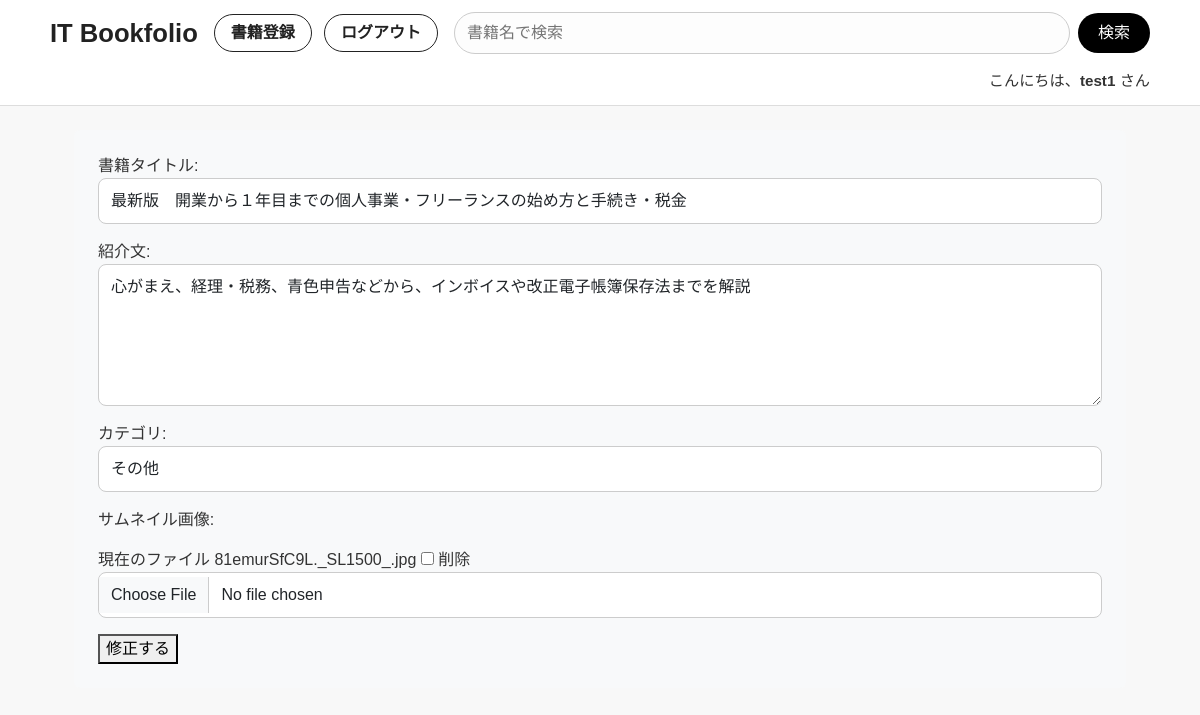
Screenshot of /book/60/update/ (signed in) with the database file from the repository.
### book/models.py (models this page shows, shortened)
class Book(models.Model):
    title = models.CharField(max_length=100)
    text = models.TextField()
    thumbnail = models.ImageField(null=True, blank=True)
    category = models.CharField(
        max_length=100,
        choices= CATEGORY
    )
    user = models.ForeignKey('auth.User', on_delete=models.CASCADE)

### book/views.py (the view, shortened to what this page needs)
# urls.py: path('book/<int:pk>/update/', views.UpdateBookView.as_view(), name='update-book'),
class UpdateBookView(LoginRequiredMixin, UpdateView):
    model = Book
    form_class = BookForm
    template_name = 'book/book_update.html'
    def get_object(self, queryset=None):
        obj = super().get_object(queryset)
        if obj.user != self.request.user:
            raise PermissionDenied
        return obj

### book/forms.py
class BookForm(forms.ModelForm):
    class Meta:
        model = Book
        fields = ("title", "text", "category", "thumbnail")
        labels = {
            "title": "書籍タイトル",
            "text": "紹介文",
            "category": "カテゴリ",
            "thumbnail": "サムネイル画像",
        }
        widgets = {
            "title": forms.TextInput(
                attrs={
                    "class": "form-control",
                    "placeholder": "例）達人に学ぶSQL徹底指南書",
                }
            ),
            "text": forms.Textarea(
                attrs={
                    "class": "form-control",
                    "rows": 5,
                    "placeholder": "書籍の概要やおすすめポイントを記入してください",
                }
            ),
            "category": forms.Select(
                attrs={
                    "class": "form-control",
                }
            ),
            "thumbnail": BookImageInput(
                attrs={
                    "class": "form-control",
                }
            ),
        }

### book/templates/book/book_update.html (shortened to what this page needs)
{% extends 'base.html' %}
{% block content %}
    <form method="post" enctype="multipart/form-data" class="p-4 m-4 bg-light rounded form-group">
        {{ form.as_p }}
        <button type="submit">修正する</button>
    </form>
{% endblock %}

### templates/base.html (shortened to what this page needs)
{% load static %}
<!doctype html>
<html lang="ja">
  <head>
    <link href="https://cdn.jsdelivr.net/npm/bootstrap@5.3.0/dist/css/bootstrap.min.css" rel="stylesheet">
    <link rel="stylesheet" type="text/css" href="{% static 'book/css/style.css' %}">
  </head>
  <body>
    <header class="site-header">
      {% if request.resolver_match %}
        {% if request.resolver_match.url_name == 'list-book' %}
          {% url 'book:list-book' as search_action %}
        {% elif request.resolver_match.url_name == 'index' %}
          {% url 'book:index' as search_action %}
        {% else %}
          {% url 'book:list-book' as search_action %}
        {% endif %}
      {% else %}
        {% url 'book:list-book' as search_action %}
      {% endif %}
      <div class="site-header__inner">
        <div class="site-header__brand">
          <a class="brand" href="{% url 'book:index' %}">IT Bookfolio</a>
        </div>
        <div class="site-header__actions">
          <a class="btn ghost site-header__create" href="{% url 'book:create-book' %}">書籍登録</a>
          {% if request.user.is_authenticated %}
            <form method="post" action="{% url 'accounts:logout' %}" class="site-header__logout">
              <button type="submit" class="btn ghost">ログアウト</button>
            </form>
          {% else %}
            <a class="btn ghost site-header__login" href="{% url 'accounts:login' %}">ログイン</a>
            <a class="btn primary site-header__signup" href="{% url 'accounts:signup' %}">会員登録</a>
          {% endif %}
        </div>
        <form role="search" method="get" action="{{ search_action }}" class="site-header__search" data-search-form data-default-list-url="{% url 'book:list-book' %}">
          {% with header_query=current_query|default:'' %}
            <input id="site-search" type="search" name="q" value="{{ header_query }}" placeholder="書籍名で検索">
          {% endwith %}
          <button type="submit">検索</button>
        </form>
        {% if request.user.is_authenticated %}
          <div class="site-header__welcome">こんにちは、<a href="{% url 'accounts:profile-edit' %}">{{ request.user.username }}</a> さん</div>
        {% endif %}
      </div>
    </header>
    <main class="page">
      {% block content %}{% endblock content %}
    </main>
  </body>
</html>

### book/templates/book/widgets/book_clearable_file_input.html (shortened to what this page needs)
{% if widget.is_initial and widget.value %}
  <div class="file-input-initial">
    <span class="file-input-initial__label">現在のファイル</span>
    <a href="{{ widget.value.url }}">{{ widget.value }}</a>
    {% if not widget.required %}
      <label class="file-input-initial__clear" for="{{ widget.checkbox_id }}">
        <input type="checkbox" name="{{ widget.checkbox_name }}" id="{{ widget.checkbox_id }}"{% if widget.attrs.disabled %} disabled{% endif %}{% if widget.attrs.checked %} checked{% endif %}>
        {{ widget.clear_checkbox_label }}
      </label>
    {% endif %}
  </div>
{% endif %}
<input type="{{ widget.type }}" name="{{ widget.name }}"{% include "django/forms/widgets/attrs.html" %}>

### book/static/book/css/style.css (style rules this page uses)
body { font-family: 'Noto Sans JP', sans-serif; background: #f8f8f8; color: #333; }
a { text-decoration: none; color: inherit; }
.site-header { border-bottom: 1px solid #ddd; background: #fff; padding: 12px 0; }
.site-header__inner { width: min(1100px, 92vw); margin: 0 auto; display: flex; align-items: center; gap: 16px; flex-wrap: wrap; }
.site-header__brand .brand { font-size: 1.6rem; font-weight: 700; color: #222; }
.site-header__search { order: 2; flex: 1 1 320px; display: flex; align-items: center; gap: 8px; }
.site-header__search input { flex: 1; padding: 8px 12px; border: 1px solid #ccc; border-radius: 999px; background: #fdfdfd; }
.site-header__search button { padding: 8px 20px; border-radius: 999px; border: none; background: #000; color: #fff; cursor: pointer; }
.site-header__brand { order: 0; }
.site-header__actions { order: 1; display: flex; align-items: center; gap: 12px; }
.site-header__actions .btn { white-space: nowrap; }
.site-header__create { white-space: nowrap; }
.site-header__logout { margin: 0; display: inline-flex; }
.site-header__welcome { order: 3; flex: 1 0 100%; font-size: 0.95rem; text-align: right; }
.site-header__welcome a { font-weight: 600; }
.btn { display: inline-flex; align-items: center; justify-content: center; padding: 6px 16px; border-radius: 999px; cursor: pointer; font-weight: 600; }
.btn.ghost { border: 1px solid #222; background: #fff; color: #222; }
.page { width: min(1100px, 92vw); margin: 24px auto 48px; }
.form-control { border: 1px solid #ccc; border-radius: 8px; padding: 10px 12px; }

### rows the page displays
Book: title "最新版 開業から１年目までの個人事業・フリーランスの始め方と手続き・税金", text "心がまえ、経理・税務、青色申告などから、インボイスや改正電子帳簿保存法までを解説", category "その他", value "81emurSfC9L._SL1500_.jpg"

### other values shown
{{ request.user.username }} "test1"
{{ widget.clear_checkbox_label }} "削除"
